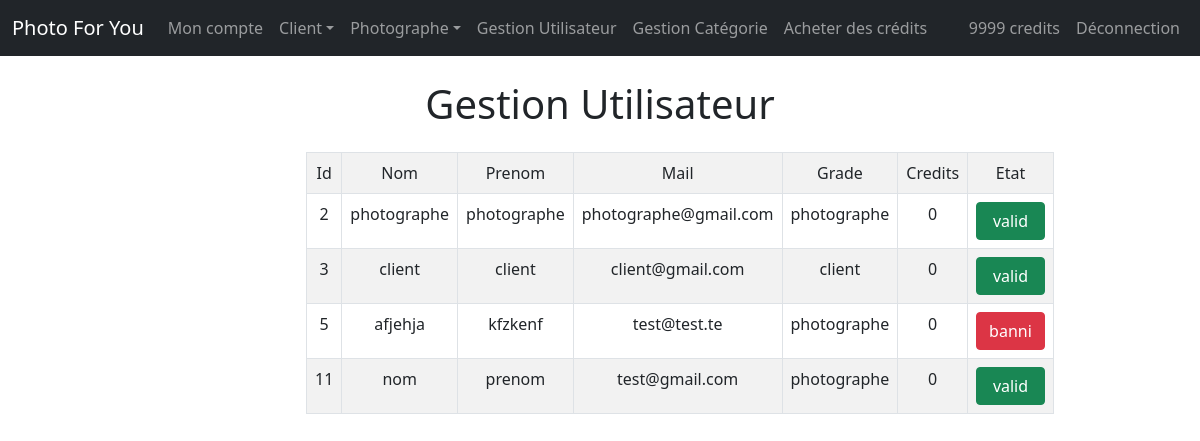
Page /gestion-utilisateur.php (signed in) on the earlier database version.
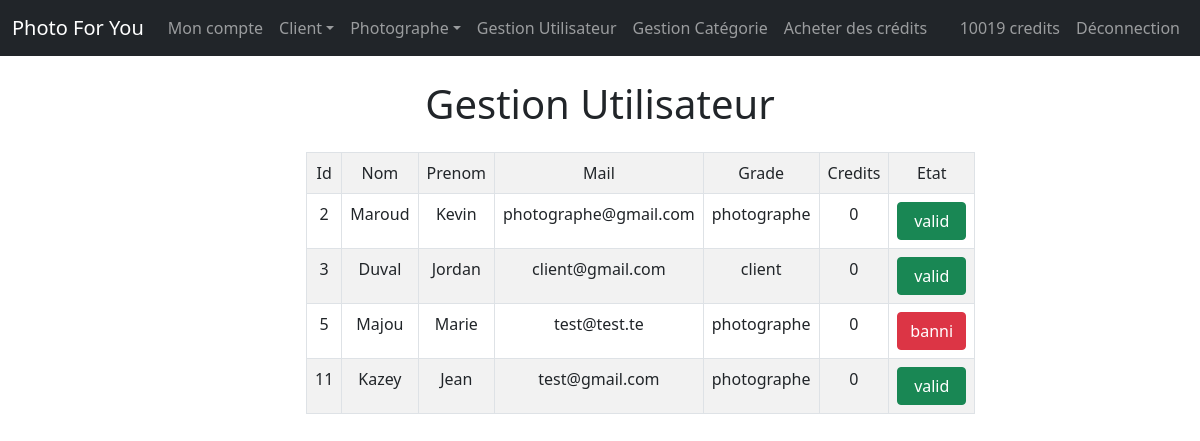
Same page on the later database version.
### tables this page shows
CREATE TABLE IF NOT EXISTS `navbar` (
  `id` int(11) NOT NULL AUTO_INCREMENT,
  `acte` varchar(40) NOT NULL,
  `lien` varchar(40) NOT NULL,
  `droit` int(11) NOT NULL,
  PRIMARY KEY (`id`)
);

CREATE TABLE IF NOT EXISTS `user` (
  `id` int(11) NOT NULL AUTO_INCREMENT,
  `nom` varchar(40) NOT NULL,
  `prenom` varchar(40) NOT NULL,
  `pseudo` varchar(20) NOT NULL,
  `img_profil` varchar(50) NOT NULL,
  `mail` varchar(40) NOT NULL,
  `mdp` varchar(40) NOT NULL,
  `grade` varchar(40) NOT NULL,
  `SIRET` varchar(14) DEFAULT NULL,
  `credits` int(11) NOT NULL DEFAULT '0',
  `etat` varchar(15) NOT NULL,
  PRIMARY KEY (`id`)
);

### gestion-utilisateur.php (the view, shortened to what this page needs)
<!DOCTYPE html>
<html lang="fr">
<head>
	<?php include "includes/head.php"; ?>
</head>
	<body>
		<?php
		include "includes/bdd.php";
		include "includes/nav.php";
		?>
		<h1 class="text-center mt-4">Gestion Utilisateur</h1>
        <div class="row justify-content-center mt-4">
            <div class="col-6 text-center">
				<table class="table table-bordered table-striped">
					<tr>
						<td>Id</td>
						<td>Nom</td>
						<td>Prenom</td>
						<td>Mail</td>
						<td>Grade</td>
						<td>Credits</td>
						<td>Etat</td>
					</tr>
					<?php
        			    $req = $bdd->query("SELECT * FROM User WHERE grade != 'admin'");
        			    $data = $req->fetchAll();
        			    foreach ($data as $li){
        			        echo '<tr>';
        			        echo '<td>'.$li['id'].'</td>';
        			        echo '<td>'.$li['nom'].'</td>';
        			        echo '<td>'.$li['prenom'].'</td>';
        			        echo '<td>'.$li['mail'].'</td>';
        			        echo '<td>'.$li['grade'].'</td>';
        			        echo '<td>'.$li['credits'].'</td>';
							if($li['etat'] == 'banni'){
								echo '<td><a href="modif-etat-user.php?id='.$li['id'].'&etat='.$li['etat'].'"><button class="h-100 w-100 btn btn-danger">'.$li['etat'].'</td>';
							}
							if($li['etat'] == 'valid'){
								echo '<td><a href="modif-etat-user.php?id='.$li['id'].'&etat='.$li['etat'].'"><button class="h-100 w-100 btn btn-success">'.$li['etat'].'</td>';
							}
        			        echo '</tr/>';
        			    }
        			?>
				</table>
			</div>
		</div>
	</body>
</html>

### includes/head.php (shortened to what this page needs)
<link rel="stylesheet" href="assets/css/bootstrap/bootstrap.min.css">
<link rel="stylesheet" href="https://cdn.jsdelivr.net/npm/bootstrap-icons@1.8.1/font/bootstrap-icons.css">
<link rel="stylesheet" href="assets/css/main.css">

### includes/nav.php (shortened to what this page needs)
<nav class="navbar navbar-expand-lg navbar-dark bg-dark">
  <div class="container-fluid">
    <a class="navbar-brand" href="index.php">Photo For You</a>
    <div class="collapse navbar-collapse" id="navbarSupportedContent">
      <ul class="navbar-nav me-auto">
        <?php
      if(isset($_SESSION['grade'])){
          echo '<li class="nav-item"><a class="nav-link" href="profil.php?id='.$_SESSION['id'].'">Mon compte</a></li>';
      }
          ?>
<?php
        if(isset($_SESSION['grade'])){
          if($_SESSION['grade'] == 'admin'){
            echo '<li class="nav-item dropdown">';
              echo '<a class="nav-link dropdown-toggle" href="#" id="navbarDropdown" role="button" data-bs-toggle="dropdown" aria-expanded="false">Client</a>';
            echo '</li>';
            echo '<li class="nav-item dropdown">';
              echo '<a class="nav-link dropdown-toggle" href="#" id="navbarDropdown" role="button" data-bs-toggle="dropdown" aria-expanded="false">Photographe</a>';
              echo '</li>';
            $req = $bdd->query("SELECT acte, lien FROM navbar WHERE droit=3");
            $data = $req->fetchAll();
            foreach ($data as $li){
              echo '<li class="nav-item"><a class="nav-link" href='.$li['lien'].'>'.$li['acte'].'</a></li>';
            }
          }
          if($_SESSION['grade']){
            echo '<li class="nav-item"><a class="nav-link" href="acheter-des-credits.php">Acheter des crédits</a></li>';
          }
        }
?>
      </ul>
      <ul class="navbar-nav">
<?php
        if (isset($_SESSION['grade'])) {
          $req = $bdd->prepare("SELECT credits FROM user WHERE id = :id");
          $req->bindValue(':id', $_SESSION['id']);
          $req->execute();
          $data = $req->fetch(\PDO::FETCH_OBJ);
          $credits = $data->credits;
          echo '<li class="nav-item"><a class="nav-link" href="acheter-des-credits.php">'.$credits.' credits</a></li>';
        }
        ?>
<?php
        if(isset($_SESSION['grade'])){
          echo '<li class="nav-item"><a class="nav-link" href="includes/logout.php">Déconnection</a></li>';
        }else{
          echo '<li class="nav-item"><a class="nav-link" href="connexion.php">Connexion</a></li>';
          echo '<li class="nav-item"><a class="nav-link" href="inscription.php">Inscription</a></li>';
        }
?>
      </ul>
    </div>
  </div>
</nav>

Differences in the rows shown:
changed user (number 1 of 5 on the later page): credits "9999" → "10019"
changed user "photographe@gmail.com": nom "photographe" → "Maroud"; prenom "photographe" → "Kevin"
changed user "client@gmail.com": nom "client" → "Duval"; prenom "client" → "Jordan"
changed user "test@test.te": nom "afjehja" → "Majou"; prenom "kfzkenf" → "Marie"
changed user "test@gmail.com": nom "nom" → "Kazey"; prenom "prenom" → "Jean"
